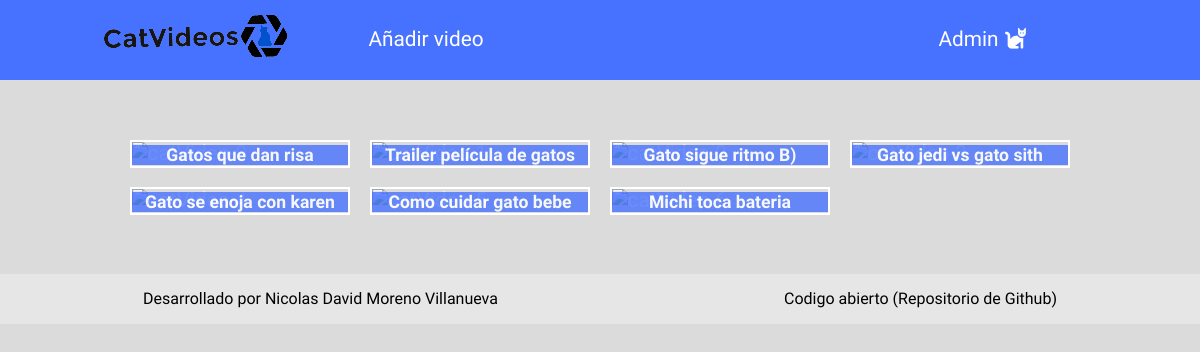
/ (signed in), run on the app's committed database.
### app.py (models this page shows)
class Base(db.Model):
	__abstract__ = True
	id = db.Column(db.Integer, primary_key=True)

class User_Profile(Base):
	__tablename__ = "User_Profile"
	username = db.Column(db.String(100), nullable=False)
	password = db.Column(db.String(100), nullable=False)
	videos = db.relationship("User_Videos", backref="user", lazy="dynamic")

class User_Videos(Base):
	__tablename__ = "User_Videos"
	name = db.Column(db.String(100), nullable=False)
	url = db.Column(db.String(500), nullable=False)
	admitted = db.Column(db.String(10), nullable=False)
	user_id = db.Column(db.Integer, db.ForeignKey("User_Profile.id"), nullable=False)

### app.py (the view)
@app.route("/")
def index():
	videoUrlImg = []
	userNumVideos = 0
	videos = User_Videos.query.filter_by(admitted="True").all()
	for video in videos:
		videoUrl = video.url.replace("watch?v=","embed/",1)
		videoKey = videoUrl.replace("https://www.youtube.com/embed/","$",1)
		videoUrlImg.append(f"{videoKey.replace('$','https://img.youtube.com/vi/',1)}/mqdefault.jpg")
	if g.user:
		user = User_Profile.query.filter_by(username=g.user).first()
		if user.videos.all():
			userVideos = User_Videos.query.filter_by(user_id=user.id).all()
			userNumVideos = 0
			for x in userVideos:
				userNumVideos+=1
	return (render_template("index.html",videos=videos, videoUrlImg=videoUrlImg, userNumVideos=userNumVideos))

### app.py (called while the page is built)
@app.before_request
def before_request():
    if "username" in session:
        g.user=session["username"]
    else:
        g.user=None

### templates/index.html (shortened to what this page needs)
{%extends "layaut.html"%}{%block content%}
<ul class="listCatVideos">
    {%for video in videos%}
    <li class="catVideo">
        <div>
            <a href="{{url_for('watchVideo',videoId=video.id)}}">
            </a>
            <h2>{{video.name}}</h2>
        </div>
    </li>{%endfor%}
</ul>
{%endblock%}

### templates/layaut.html (shortened to what this page needs)
<!DOCTYPE html>
<html lang="es">
<head>
    <link rel="stylesheet" href="{{url_for('static', filename='css/styles.css')}}">
    <link rel="stylesheet" href="{{url_for('static', filename='css/normalize.css')}}">
</head>
<body>
    <nav class="navbar">
        <div class="navbar__div">
            <ul class="navbar__ul1">
                <li>
                    <a href="{{url_for('index')}}"><img src="{{url_for('static', filename='img/favicon.ico')}}" alt="catVideosLogo"></a>
                </li>
                {%if g.user%}
                <li>
                    <a href="{{url_for('addVideo')}}">Añadir video</a>
                </li>
                {%endif%}
            </ul>
            <ul class="navbar__ul2">
                {%if g.user%}
                <li>
                    <div>
                        <a href="#" id="btn-abrir-popup">{{g.user}} <i class="fas fa-cat"></i></a>
                    </div>
                </li>
                {%endif%}
            </ul>
        </div>
    </nav>
    {%block content%} {%endblock%}
    <footer>
        <p>Desarrollado por Nicolas David Moreno Villanueva</p>
        <p>Codigo abierto <a href="" id="link" target="_blank">(Repositorio de Github)</a></p>
    </footer>
</body>
</html>

### static/css/styles.css (style rules this page uses)
body { font-family: 'Comic Neue', cursive; background-color: #dbdbdb; }
a { text-decoration: none; color: #ffffff; font-size: 1.3em; transition: .1s color linear; }
li { list-style: none; }
.navbar { background-color: #4772ff; width: 100%; height: 80px; }
.navbar__div { display: grid; grid-template-columns: 1fr 1fr; margin: auto; width: 90%; height: 100%; }
.navbar__ul1 { display: flex; flex-direction: row; align-items: center; justify-content: space-around; }
.navbar__ul2 { display: flex; flex-direction: row-reverse; align-items: center; justify-content: space-around; }
.listCatVideos { display: grid; grid-template-columns: 1fr 1fr 1fr 1fr; width: 80%; margin: auto; }
.catVideo { position: relative; margin: 4% 4%; border: 2px solid #ffffff; transition: .3s filter linear; }
.catVideo div h2 { position: absolute; text-align: center; background-color: #4772ff; color: #ffffff; font-size: 1.1em; overflow: hidden; white-space: nowrap; text-overflow: ellipsis; opacity: 80%; width: 100%; bottom: 1%; }
footer { display: flex; flex-direction: row; width: 100%; height: 50px; margin: auto; justify-content: space-around; align-items: center; background-color: #e6e6e6; }
footer a { color: #000000; font-size: 1em; }

### data on the page
User_Profile: user "Admin"
User_Videos: name "Gatos que dan risa"
User_Videos: name "Trailer película de gatos"
User_Videos: name "Gato sigue ritmo B)"
User_Videos: name "Gato jedi vs gato sith"
User_Videos: name "Gato se enoja con karen"
User_Videos: name "Como cuidar gato bebe"
User_Videos: name "Michi toca bateria"
